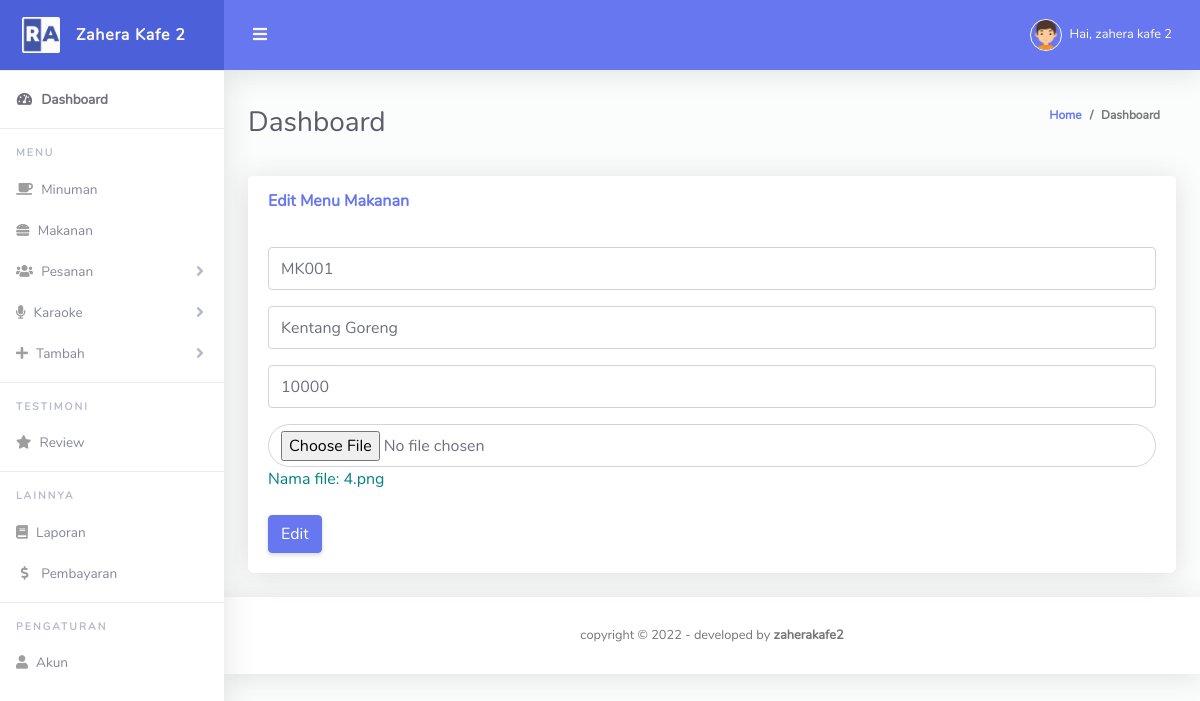
/edit_makanan.php?id=11 (signed in), run on the app's committed database.
### tables this page shows
CREATE TABLE `tb_makanan` (
  `id` int(11) NOT NULL,
  `id_makanan` varchar(255) NOT NULL,
  `nama_makanan` varchar(255) NOT NULL,
  `harga_makanan` varchar(255) NOT NULL,
  `gmb_makanan` varchar(255) NOT NULL
);

### edit_makanan.php (the view, shortened to what this page needs)
<?php include "navbar_admin.php";
include "koneksi.php";
$id = $_GET['id'];
$ambilData = mysqli_query($koneksi, "SELECT * FROM tb_makanan WHERE id='$id'");
$data = mysqli_fetch_array($ambilData);
?>
<div class="container-fluid" id="container-wrapper">
  <div class="d-sm-flex align-items-center justify-content-between mb-4">
    <h1 class="h3 mb-0 text-gray-800">Dashboard</h1>
    <ol class="breadcrumb">
      <li class="breadcrumb-item">
        <a href="./">Home</a>
      </li>
      <li class="breadcrumb-item active" aria-current="page">Dashboard</li>
    </ol>
  </div>
  <div class="row">
    <div class="col-xl-12 col-md-11">
      <div class="card mb-4">
        <div class="card-header py-3 d-flex flex-row align-items-center justify-content-between">
          <h6 class="m-0 font-weight-bold text-primary">Edit Menu Makanan</h6>
        </div>
        <div class="card-body">
          <form action="" method="POST" enctype="multipart/form-data">
            <div class="form-group">
              <input type="text" class="form-control" name="id_makanan" value="<?= $data['id_makanan'] ?>">
            </div>
            <div class="form-group">
              <input type="text" class="form-control" name="nama_makanan" value="<?= $data['nama_makanan'] ?>">
            </div>
            <div class="form-group">
              <input type="text" class="form-control" name="harga_makanan" value="<?= $data['harga_makanan'] ?>">
            </div>
            <div class="form-group">
              <input type="file" class="form-control" value="<?= $data['gmb_makanan']; ?>" name="gmb_makanan" style="border-radius: 50px;">
              <label style="color: teal;">Nama file:
                <?= $data['gmb_makanan']; ?></label>
            </div>
            <button type="submit" name="edit" class="btn btn-primary">Edit</button>
          </form>
        </div>
      </div>
    </div>
  </div>
</div>
<?php include "footer_admin.php"; ?>

### navbar_admin.php (shortened to what this page needs)
<?php
include "jumlah.php";
?>
<!DOCTYPE html>
<html lang="en">
<head>
    <link href="vendor/fontawesome-free/css/all.min.css" rel="stylesheet" type="text/css">
    <link href="vendor/bootstrap/css/bootstrap.min.css" rel="stylesheet" type="text/css">
    <link href="assets/css/ruang-admin.min.css" rel="stylesheet">
</head>
<body id="page-top">
    <div id="wrapper">
        <ul class="navbar-nav sidebar sidebar-light accordion" id="accordionSidebar">
            <a class="sidebar-brand d-flex align-items-center justify-content-center" href="admin.php">
                <div class="sidebar-brand-icon">
                    <img src="assets/img/logo/logo2.png">
                </div>
                <div class="sidebar-brand-text mx-3">Zahera Kafe 2</div>
            </a>
            <hr class="sidebar-divider my-0">
            <li class="nav-item active">
                <a class="nav-link" href="admin.php">
                    <i class="fas fa-fw fa-tachometer-alt"></i>
                    <span>Dashboard</span></a>
            </li>
            <hr class="sidebar-divider">
            <div class="sidebar-heading">
                Menu
            </div>
            <?php if ($_SESSION['level'] == 'admin') : ?>
                <li class="nav-item">
                    <a class="nav-link" href="minuman_admin.php">
                        <i class="fa fa-coffee"></i>
                        <span>Minuman</span>
                    </a>
                </li>
                <li class="nav-item">
                    <a class="nav-link" href="makanan_admin.php">
                        <i class="fa fa-hamburger"></i>
                        <span>Makanan</span>
                    </a>
                </li>
            <?php endif; ?>
            <li class="nav-item">
                <a class="nav-link collapsed" href="#" data-toggle="collapse" data-target="#collapseTable" aria-expanded="true" aria-controls="collapseTable">
                    <i class="fa fa-users"></i>
                    <span>Pesanan</span>
                </a>
            </li>
            <li class="nav-item">
                <a class="nav-link collapsed" href="#" data-toggle="collapse" data-target="#collapseTable5" aria-expanded="true" aria-controls="collapseTable">
                    <i class="fa fa-microphone"></i>
                    <span>Karaoke</span>
                </a>
            </li>
            <li class="nav-item">
                <a class="nav-link collapsed" href="#" data-toggle="collapse" data-target="#collapseTable2" aria-expanded="true" aria-controls="collapseTable">
                    <i class="fa fa-plus"></i>
                    <span>Tambah</span>
                </a>
            </li>
            <?php if ($_SESSION['level'] == 'admin') : ?>
                <hr class="sidebar-divider">
                <div class="sidebar-heading">
                    Testimoni
                </div>
                <li class="nav-item">
                    <a class="nav-link" href="review_admin.php">
                        <i class="fa fa-star"></i>
                        <span>Review</span>
                    </a>
                </li>
                <hr class="sidebar-divider">
                <div class="sidebar-heading">
                    Lainnya
                </div>
                <li class="nav-item">
                    <a class="nav-link" href="laporan_admin.php">
                        <i class="fa fa-book"></i>
                        <span>Laporan</span>
                    </a>
                </li>
                <?php if ($_SESSION['level'] == 'admin') : ?>
                <li class="nav-item">
                    <a class="nav-link" href="detail_pembayaran.php">
                        <i class="fas fa-fw fa-dollar-sign"></i>
                        <span>Pembayaran</span></a>
                </li>
            <?php endif; ?>
                <hr class="sidebar-divider">
                <div class="sidebar-heading">
                    Pengaturan
                </div>
                <li class="nav-item">
                    <a class="nav-link" href="pengaturan_admin.php">
                        <i class="fa fa-user"></i>
                        <span>Akun</span>
                    </a>
                </li>
            <?php endif; ?>
        </ul>
        <div id="content-wrapper" class="d-flex flex-column">
            <div id="content">
                <nav class="navbar navbar-expand navbar-light bg-navbar topbar mb-4 static-top">
                    <button id="sidebarToggleTop" class="btn btn-link ro unded-circle mr-3">
                        <i class="fa fa-bars"></i>
                    </button>
                    <ul class="navbar-nav ml-auto">
                        <li class="nav-item dropdown no-arrow">
                            <a class="nav-link dropdown-toggle" href="#" id="userDropdown" role="button" data-toggle="dropdown" aria-haspopup="true" aria-expanded="false">
                                <img class="img-profile rounded-circle" src="assets/img/boy.png" style="max-width: 60px">
                                <?php
                                $email = $_SESSION['email'];
                                $sql = "SELECT * FROM tb_login WHERE email ='$email'";
                                $result = mysqli_query($koneksi, $sql);
                                if ($result) {
                                    if (mysqli_num_rows($result) > 0) {
                                        while ($row = mysqli_fetch_array($result)) {
                                ?>
                                            <span class="ml-2 d-none d-lg-inline text-white small">Hai, <?= $row['nama_lengkap'] ?></span>
                                <?php
                                        }
                                    }
                                }
                                ?>
                            </a>
                        </li>
                    </ul>
                </nav>

### data on the page
tb_makanan: id_makanan "MK001", nama_makanan "Kentang Goreng", harga_makanan "10000", gmb_makanan "4.png"

### other printed values
$row['nama_lengkap'] "zahera kafe 2"
